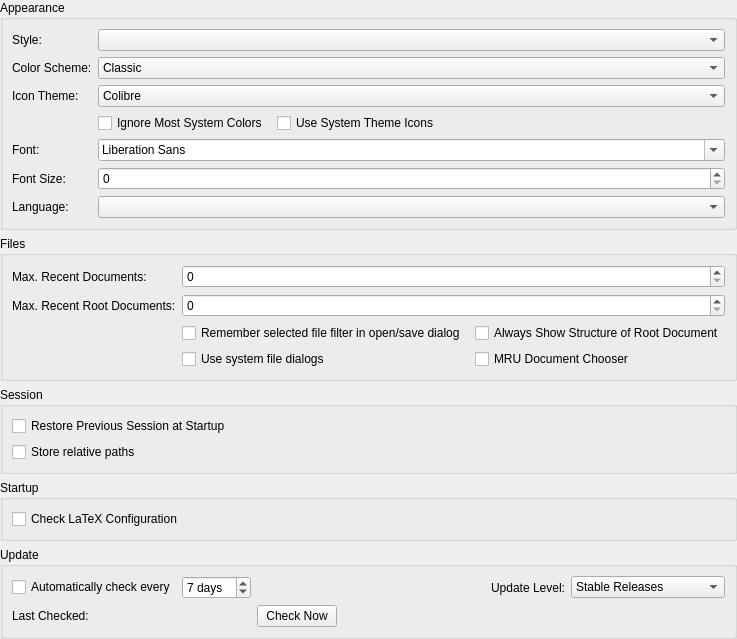
             <widget class="QWidget" name="scrollAreaWidgetContents">
              <property name="geometry">
               <rect>
                <x>0</x>
                <y>0</y>
                <width>552</width>
                <height>526</height>
               </rect>
              </property>
              <layout class="QVBoxLayout" name="verticalLayout">
               <property name="leftMargin">
                <number>0</number>
               </property>
               <property name="topMargin">
                <number>0</number>
               </property>
               <property name="rightMargin">
                <number>0</number>
               </property>
               <property name="bottomMargin">
                <number>0</number>
               </property>
               <item>
                <widget class="QGroupBox" name="groupBox_Appearance">
                 <property name="title">
                  <string>Appearance</string>
                 </property>
                 <layout class="QGridLayout" columnstretch="0,0,1,0">
                  <item row="0" column="1" colspan="3">
                   <widget class="QComboBox" name="comboBoxInterfaceStyle">
                    <property name="sizePolicy">
                     <sizepolicy hsizetype="MinimumExpanding" vsizetype="Preferred">
                      <horstretch>0</horstretch>
                      <verstretch>0</verstretch>
                     </sizepolicy>
                    </property>
                   </widget>
                  </item>
                  <item row="1" column="0">
                   <widget class="QLabel" name="label_14">
                    <property name="text">
                     <string>Color Scheme:</string>
                    </property>
                   </widget>
                  </item>
                  <item row="5" column="1" colspan="3">
                   <widget class="QFontComboBox" name="comboBoxInterfaceFont">
                    <property name="sizePolicy">
                     <sizepolicy hsizetype="Expanding" vsizetype="Preferred">
                      <horstretch>0</horstretch>
                      <verstretch>0</verstretch>
                     </sizepolicy>
                    </property>
                   </widget>
                  </item>
                  <item row="10" column="1" colspan="3">
                   <widget class="QComboBox" name="comboBoxLanguage">
                    <property name="sizePolicy">
                     <sizepolicy hsizetype="Expanding" vsizetype="Preferred">
                      <horstretch>0</horstretch>
                      <verstretch>0</verstretch>
                     </sizepolicy>
                    </property>
                   </widget>
                  </item>
                  <item row="0" column="0">
                   <widget class="QLabel" name="label_3">
                    <property name="sizePolicy">
                     <sizepolicy hsizetype="Minimum" vsizetype="Preferred">
                      <horstretch>0</horstretch>
                      <verstretch>0</verstretch>
                     </sizepolicy>
                    </property>
                    <property name="text">
                     <string>Style:</string>
                    </property>
                   </widget>
                  </item>
                  <item row="6" column="1" colspan="3">
                   <widget class="QSpinBox" name="spinBoxInterfaceFontSize">
                    <property name="sizePolicy">
                     <sizepolicy hsizetype="Expanding" vsizetype="Preferred">
                      <horstretch>0</horstretch>
                      <verstretch>0</verstretch>
                     </sizepolicy>
                    </property>
                   </widget>
                  </item>
                  <item row="10" column="0">
                   <widget class="QLabel" name="label_9">
                    <property name="sizePolicy">
                     <sizepolicy hsizetype="Minimum" vsizetype="Preferred">
                      <horstretch>0</horstretch>
                      <verstretch>0</verstretch>
                     </sizepolicy>
                    </property>
                    <property name="text">
                     <string>Language:</string>
                    </property>
                   </widget>
                  </item>
                  <item row="5" column="0">
                   <widget class="QLabel" name="label_5">
                    <property name="sizePolicy">
                     <sizepolicy hsizetype="Minimum" vsizetype="Preferred">
                      <horstretch>0</horstretch>
                      <verstretch>0</verstretch>
                     </sizepolicy>
                    </property>
                    <property name="text">
                     <string>Font:</string>
                    </property>
                   </widget>
                  </item>
                  <item row="1" column="1" colspan="3">
                   <widget class="QComboBox" name="comboBoxInterfaceModernStyle">
                    <item>
                     <property name="text">
                      <string>Classic</string>
                     </property>
                    </item>
                    <item>
                     <property name="text">
                      <string>Modern</string>
                     </property>
                    </item>
                    <item>
                     <property name="text">
                      <string>Modern - dark</string>
                     </property>
                    </item>
                   </widget>
                  </item>
                  <item row="6" column="0">
                   <widget class="QLabel" name="label_7">
                    <property name="sizePolicy">
                     <sizepolicy hsizetype="Minimum" vsizetype="Preferred">
                      <horstretch>0</horstretch>
                      <verstretch>0</verstretch>
                     </sizepolicy>
                    </property>
                    <property name="text">
                     <string>Font Size:</string>
                    </property>
                   </widget>
                  </item>
                  <item row="4" column="1" colspan="3">
                   <layout class="QHBoxLayout">
                    <property name="spacing">
                     <number>9</number>
                    </property>
                    <item>
                     <widget class="QCheckBox" name="checkBoxUseTexmakerPalette">
                      <property name="text">
                       <string>Ignore Most System Colors</string>
                      </property>
                      <property name="advancedOption" stdset="0">
                       <bool>true</bool>
                      </property>
                     </widget>
                    </item>
                    <item>
                     <widget class="QCheckBox" name="checkBoxUseSystemTheme">
                      <property name="text">
                       <string>Use System Theme Icons</string>
                      </property>
                      <property name="advancedOption" stdset="0">
                       <bool>true</bool>
                      </property>
                     </widget>
                    </item>
                    <item>
                     <spacer>
                      <property name="orientation">
                       <enum>Qt::Horizontal</enum>
                      </property>
                      <property name="sizeHint" stdset="0">
                       <size>
                        <width>40</width>
                        <height>0</height>
                       </size>
                      </property>
                     </spacer>
                    </item>
                   </layout>
                  </item>
                  <item row="2" column="0">
                   <widget class="QLabel" name="label_27">
                    <property name="text">
                     <string>Icon Theme:</string>
                    </property>
                   </widget>
                  </item>
                  <item row="2" column="1" colspan="3">
                   <widget class="QComboBox" name="comboBoxInterfaceIconTheme">
                    <item>
                     <property name="text">
                      <string>Colibre</string>
                     </property>
                    </item>
                    <item>
                     <property name="text">
                      <string>Oxygen Modern</string>
                     </property>
                    </item>
                    <item>
                     <property name="text">
                      <string>Oxygen Classic</string>
                     </property>
                    </item>
                   </widget>
                  </item>
                 </layout>
                </widget>
               </item>
               <item>
                <widget class="QGroupBox" name="groupBox_Files">
                 <property name="title">
                  <string>Files</string>
                 </property>
                 <property name="advancedOption" stdset="0">
                  <bool>true</bool>
                 </property>
                 <layout class="QGridLayout" columnstretch="0,0,1">
                  <item row="2" column="0">
                   <widget class="QLabel" name="label_10">
                    <property name="sizePolicy">
                     <sizepolicy hsizetype="Minimum" vsizetype="Preferred">
                      <horstretch>0</horstretch>
                      <verstretch>0</verstretch>
                     </sizepolicy>
                    </property>
                    <property name="text">
                     <string>Max. Recent Root Documents:</string>
                    </property>
                   </widget>
                  </item>
                  <item row="4" column="1">
                   <widget class="QCheckBox" name="checkBoxRememberFileFilter">
                    <property name="text">
                     <string>Remember selected file filter in open/save dialog </string>
                    </property>
                    <property name="advancedOption" stdset="0">
                     <bool>true</bool>
                    </property>
                   </widget>
                  </item>
                  <item row="2" column="1" colspan="2">
                   <widget class="QSpinBox" name="spinBoxMaxRecentProjects">
                    <property name="sizePolicy">
                     <sizepolicy hsizetype="Expanding" vsizetype="Preferred">
                      <horstretch>0</horstretch>
                      <verstretch>0</verstretch>
                     </sizepolicy>
                    </property>
                    <property name="maximum">
                     <number>10000</number>
                    </property>
                   </widget>
                  </item>
                  <item row="1" column="0">
                   <widget class="QLabel" name="label_8">
                    <property name="sizePolicy">
                     <sizepolicy hsizetype="Minimum" vsizetype="Preferred">
                      <horstretch>0</horstretch>
                      <verstretch>0</verstretch>
                     </sizepolicy>
                    </property>
                    <property name="text">
                     <string>Max. Recent Documents:</string>
                    </property>
                   </widget>
                  </item>
                  <item row="1" column="1" colspan="2">
                   <widget class="QSpinBox" name="spinBoxMaxRecentFiles">
                    <property name="sizePolicy">
                     <sizepolicy hsizetype="Expanding" vsizetype="Preferred">
                      <horstretch>0</horstretch>
                      <verstretch>0</verstretch>
                     </sizepolicy>
                    </property>
                    <property name="maximum">
                     <number>10000</number>
                    </property>
                   </widget>
                  </item>
                  <item row="6" column="1">
                   <widget class="QCheckBox" name="checkBoxUseNativeFileDialog">
                    <property name="text">
                     <string>Use system file dialogs</string>
                    </property>
                   </widget>
                  </item>
                  <item row="4" column="2">
                   <widget class="QCheckBox" name="checkBoxParseRootDoc">
                    <property name="text">
                     <string>Always Show Structure of Root Document</string>
                    </property>
                    <property name="advancedOption" stdset="0">
                     <bool>true</bool>
                    </property>
                   </widget>
                  </item>
                  <item row="6" column="2">
                   <widget class="QCheckBox" name="checkBoxMRUDocumentChooser">
                    <property name="text">
                     <string>MRU Document Chooser</string>
                    </property>
                    <property name="advancedOption" stdset="0">
                     <bool>true</bool>
                    </property>
                   </widget>
                  </item>
                 </layout>
                </widget>
               </item>
               <item>
                <widget class="QGroupBox" name="groupBox_Session">
                 <property name="title">
                  <string>Session</string>
                 </property>
                 <property name="advancedOption" stdset="0">
                  <bool>true</bool>
                 </property>
                 <layout class="QVBoxLayout" name="verticalLayout_10">
                  <item>
                   <widget class="QCheckBox" name="checkBoxRestoreSession">
                    <property name="text">
                     <string>Restore Previous Session at Startup</string>
                    </property>
                   </widget>
                  </item>
                  <item>
                   <widget class="QCheckBox" name="checkBoxSessionStoreRelativePaths">
                    <property name="text">
                     <string>Store relative paths</string>
                    </property>
                    <property name="advancedOption" stdset="0">
                     <bool>true</bool>
                    </property>
                   </widget>
                  </item>
                 </layout>
                </widget>
               </item>
               <item>
                <widget class="QGroupBox" name="groupBox_Startup">
                 <property name="title">
                  <string>Startup</string>
                 </property>
                 <layout class="QVBoxLayout" name="verticalLayout_14">
                  <item>
                   <widget class="QCheckBox" name="checkBoxCheckLatexConfiguration">
                    <property name="text">
                     <string>Check LaTeX Configuration</string>
                    </property>
                   </widget>
                  </item>
                 </layout>
                </widget>
               </item>
               <item>
                <widget class="QGroupBox" name="groupBox_Update">
                 <property name="title">
                  <string>Update</string>
                 </property>
                 <layout class="QGridLayout" name="gridLayout03">
                  <item row="0" column="6">
                   <widget class="QComboBox" name="comboBoxUpdateLevel">
                    <property name="sizePolicy">
                     <sizepolicy hsizetype="Expanding" vsizetype="Fixed">
                      <horstretch>0</horstretch>
                      <verstretch>0</verstretch>
                     </sizepolicy>
                    </property>
                    <property name="toolTip">
                     <string>Defines the kinds of update notifications you will receive:
- Stable Releases: Choose this if stability is most important to you.
- Release Candidates: Are close to a future release in terms of features and stability. Choose this to get previews of future releases and help us by testing the version before it's been published as an official release. (Stable releases are notifed as well)
- Development Versions: Contain the latest features, but might be unstable. (Stable releases and release candidates are notified as well).</string>
                    </property>
                    <item>
                     <property name="text">
                      <string>Stable Releases</string>
                     </property>
                    </item>
                    <item>
                     <property name="text">
                      <string>Release Candidates</string>
                     </property>
                    </item>
                    <item>
                     <property name="text">
                      <string>Development Versions</string>
                     </property>
                    </item>
                   </widget>
                  </item>
                  <item row="1" column="4">
                   <spacer name="horizontalSpacer_7">
                    <property name="orientation">
                     <enum>Qt::Horizontal</enum>
                    </property>
                    <property name="sizeHint" stdset="0">
                     <size>
                      <width>40</width>
                      <height>20</height>
                     </size>
                    </property>
                   </spacer>
                  </item>
                  <item row="1" column="3">
                   <widget class="QPushButton" name="pushButtonUpdateCheckNow">
                    <property name="text">
                     <string>Check Now</string>
                    </property>
                   </widget>
                  </item>
                  <item row="0" column="3" colspan="2">
                   <spacer name="horizontalSpacer_4">
                    <property name="orientation">
                     <enum>Qt::Horizontal</enum>
                    </property>
                    <property name="sizeHint" stdset="0">
                     <size>
                      <width>40</width>
                      <height>20</height>
                     </size>
                    </property>
                   </spacer>
                  </item>
                  <item row="1" column="1">
                   <widget class="QLabel" name="labelUpdateCheckDate">
                    <property name="text">
                     <string notr="true">&lt;checkDate&gt;</string>
                    </property>
                   </widget>
                  </item>
                  <item row="1" column="0">
                   <widget class="QLabel" name="label_56">
                    <property name="text">
                     <string>Last Checked:</string>
                    </property>
                   </widget>
                  </item>
                  <item row="0" column="1">
                   <widget class="QSpinBox" name="spinBoxAutoUpdateCheckIntervalDays">
                    <property name="suffix">
                     <string> days</string>
                    </property>
                    <property name="minimum">
                     <number>0</number>
                    </property>
                    <property name="value">
                     <number>7</number>
                    </property>
                   </widget>
                  </item>
                  <item row="0" column="0">
                   <widget class="QCheckBox" name="checkBoxAutoUpdateCheck">
                    <property name="text">
                     <string>Automatically check every</string>
                    </property>
                   </widget>
                  </item>
                  <item row="0" column="5">
                   <widget class="QLabel" name="label_74">
                    <property name="text">
                     <string>Update Level:</string>
                    </property>
                   </widget>
                  </item>
                 </layout>
                </widget>
               </item>
               <item>
                <spacer>
                 <property name="orientation">
                  <enum>Qt::Vertical</enum>
                 </property>
                 <property name="sizeType">
                  <enum>QSizePolicy::MinimumExpanding</enum>
                 </property>
                 <property name="sizeHint" stdset="0">
                  <size>
                   <width>20</width>
                   <height>0</height>
                  </size>
                 </property>
                </spacer>
               </item>
              </layout>
             </widget>
